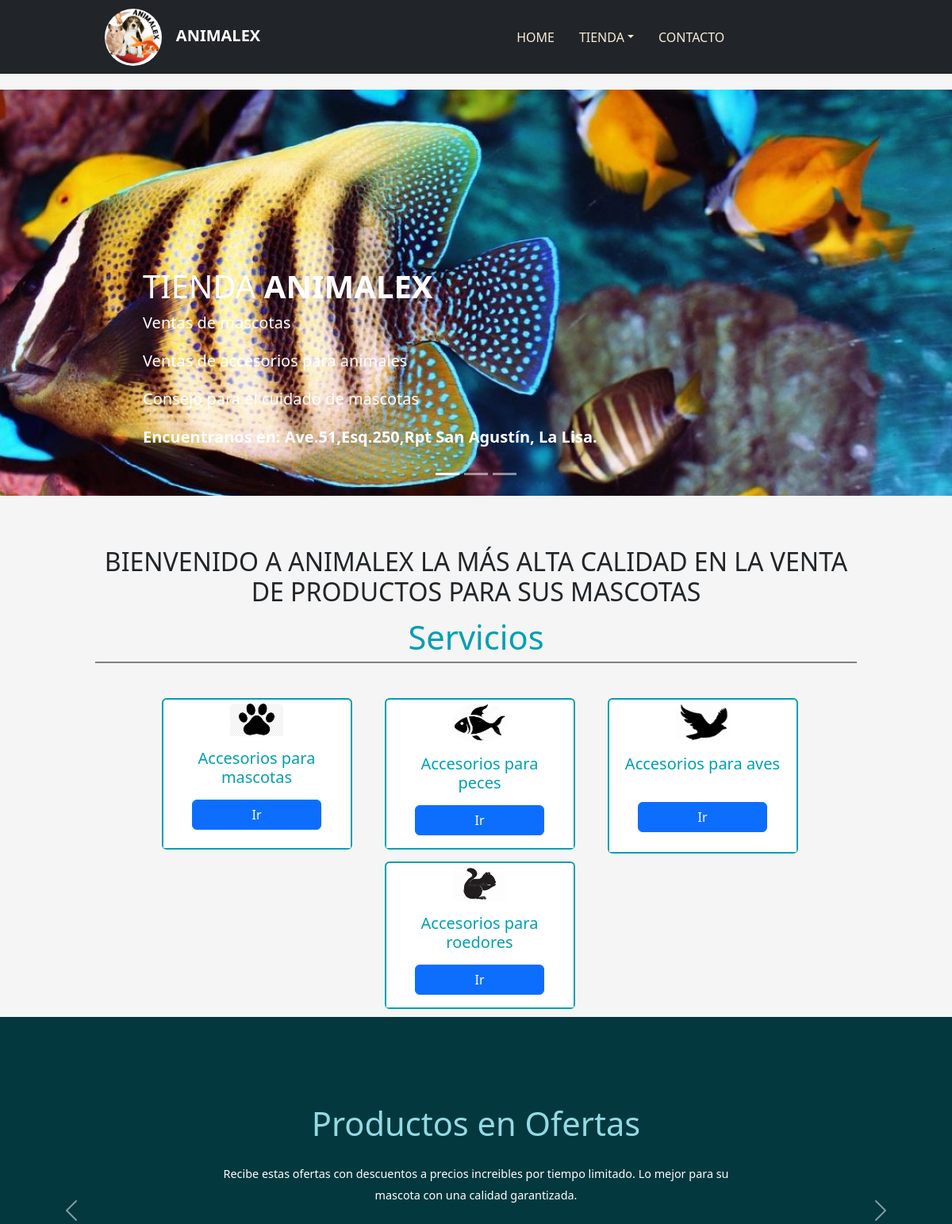
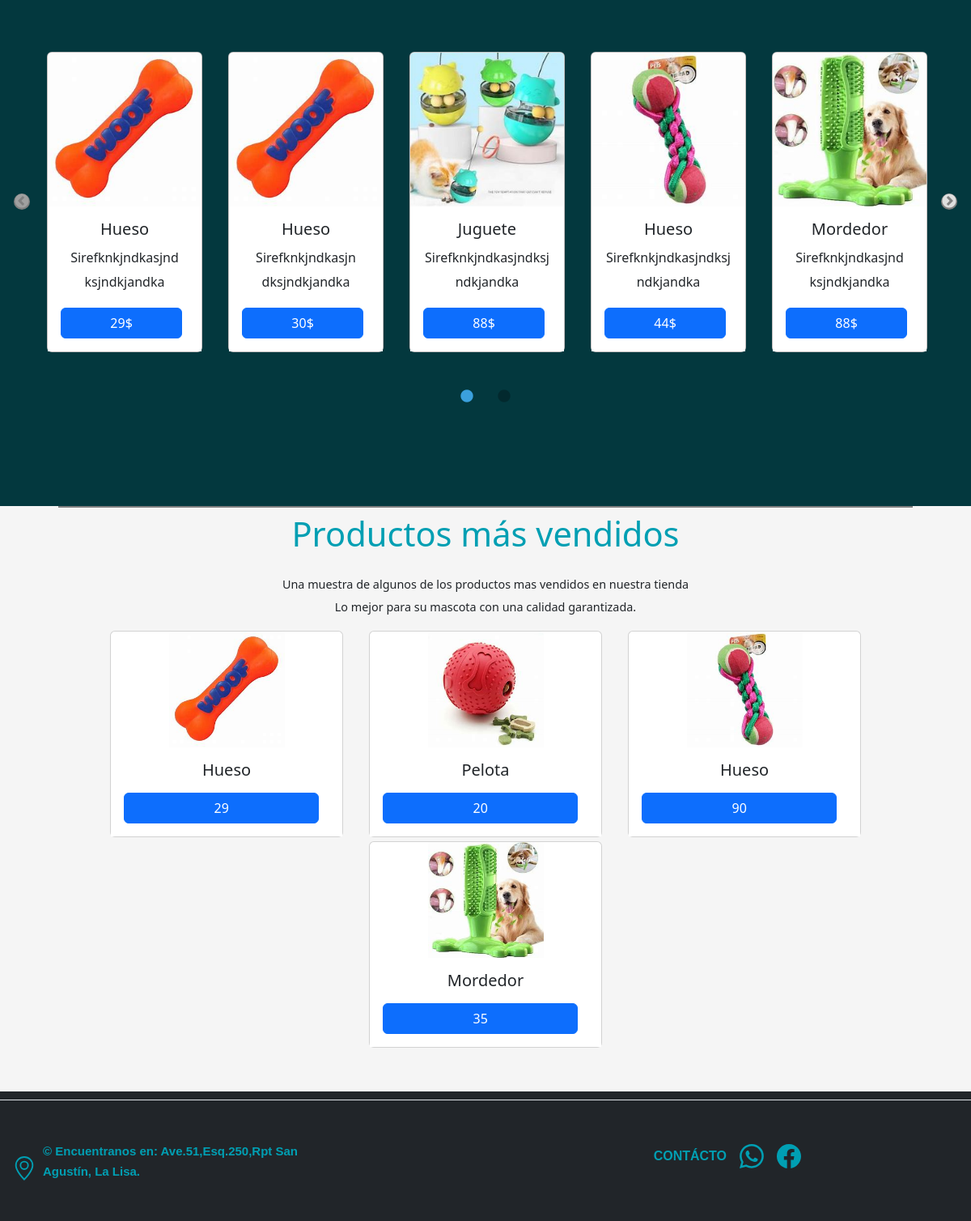
The page / on the database its author committed (2 pictures, top to bottom).
### PetShopApp/models.py (models this page shows, shortened)
class ProductosOfertas(models.Model):
    nombreProducto = models.CharField(max_length=30)
    descripcion = models.CharField(max_length=100,blank=True)
    precio = models.CharField(max_length=10)
    imagen = models.ImageField(upload_to='Fotos')
    class Meta:
        verbose_name = 'ProductosOfertas'

class ProductosMasVendidos(models.Model):
    nombreProducto = models.CharField(max_length=30)
    descripcion = models.CharField(max_length=100,blank=True)
    precio = models.CharField(max_length=10)
    imagen = models.ImageField(upload_to='Fotos')
    class Meta:
        verbose_name = 'ProductoMasVendidos'

### PetShop/views.py (the view)
# urls.py: 2. Add a URL to urlpatterns:  path('', Home.as_view(), name='home')
def Home(request):
    datosProductosOfertas = ProductosOfertas.objects.all()
    datosProductosMasVentas = ProductosMasVendidos.objects.all()
    return render(request,'index.html',{"datosProductosOfertas":datosProductosOfertas,"datosProductosMasVentas":datosProductosMasVentas})

### PetShopApp/templates/index.html (shortened to what this page needs)
{% extends 'base.html' %}
{% load static %}
{% block content %}
  <div id="myCarousel" class="carousel slide" data-bs-ride="carousel" style="margin-top: 0px;">
    <div class="carousel-indicators">
      <button type="button" data-bs-target="#myCarousel" data-bs-slide-to="0" class="active" aria-current="true" aria-label="Slide 1"></button>
      <button type="button" data-bs-target="#myCarousel" data-bs-slide-to="1" aria-label="Slide 2"></button>
      <button type="button" data-bs-target="#myCarousel" data-bs-slide-to="2" aria-label="Slide 3"></button>
    </div>
    <div class="carousel-inner">
      <div class="carousel-item active" >
        <svg class="bd-placeholder-img"  width="100%" height="100%" xmlns="http://www.w3.org/2000/svg" aria-hidden="true" preserveAspectRatio="xMidYMid slice" focusable="false"><rect width="100%" height="100%" fill="transparent" /></svg>
        <div class="container"  >
          <div class="carousel-caption text-start" >
            <h1 >TIENDA <b> ANIMALEX </b> </h1>
            <p>Ventas de mascotas</p>
            <p>Ventas de accesorios para animales</p>
            <p>Consejo para el cuidado de mascotas</p>
            <p class="colorM">Encuentranos en: Ave.51,Esq.250,Rpt San Agustín, La Lisa.</p>
          </div>
        </div>
      </div>
        </div>
      </div>
    <button class="carousel-control-prev" type="button" data-bs-target="#myCarousel" data-bs-slide="prev">
      <span class="carousel-control-prev-icon" aria-hidden="true"></span>
    </button>
    <button class="carousel-control-next" type="button" data-bs-target="#myCarousel" data-bs-slide="next">
      <span class="carousel-control-next-icon" aria-hidden="true"></span>
    </button>
  <div class="grid_12" style="width: 80%; margin: auto;" >
    <h2 style="text-align: center;" >BIENVENIDO A ANIMALEX <span> LA MÁS ALTA CALIDAD EN LA VENTA DE PRODUCTOS PARA SUS MASCOTAS</span></h2>
  </div>
  <div style="width: 80%;margin: auto;">
    <h3 class="tm-text-primary tm-section-title mb-4" style="color: #009fb3; text-align: center; padding: 5px 0px; border-bottom: 2px solid gray;" >Servicios</h3>
  </div>
  <div class="container-flex " style="padding-top:20px">
    <div class="card" style="width: 15rem; border:2px solid  #009fb3;margin-left: 25px;margin-bottom:15px;background-color:white;padding-top:5px;" >
      <img class="card-img-top" src="{% static 'img/logo mascota.jpg'%}" style="width: 28%; object-fit: cover; margin: auto;">
      <div class="card-body" style="text-align: center;">
        <h5 class="card-title" style="color: #009fb3;" >Accesorios para mascotas</h5>
        <a href="{% url 'PerrosGatos'%}" class="btn btn-primary" style="width:80%;">Ir</a>
      </div>
    </div>
    <div class="card" style="width: 15rem;border:2px solid  #009fb3;margin-left: 25px;margin-bottom:15px;background-color:white;padding-top:5px;">
      <img class="card-img-top" src="{% static 'img/pezCop.jpg'%}" alt="Card image cap" style="width: 28%; object-fit: cover; margin: auto;border-radius:90px;">
      <div class="card-body" style="text-align: center;">
        <h5 class="card-title" style="color: #009fb3;">Accesorios para peces</h5>
        <a href="{% url 'ProductosPeces'%}" class="btn btn-primary" style="width:80%;">Ir</a>
      </div>
    </div>
    <div class="card" style="width: 15rem;border:2px solid  #009fb3;margin-left: 25px;margin-bottom:10px;background-color:white;padding-top:5px;">
      <img class="card-img-top" src="{% static 'img/avvv.jpg'%}" style="width: 28%; object-fit: cover; margin: auto;border-radius:10px;backgound-color:white;" alt="Card image cap">
      <div class="card-body" style="text-align: center;">
        <h5 class="card-title" style="color: #009fb3;">Accesorios para aves</h5>
        <a href="{% url 'Aves'%}" class="btn btn-primary" style="width:80%; margin-top:20px;">Ir</a>
      </div>
    </div>
    <div class="card" style="width: 15rem;border:2px solid  #009fb3;margin-left: 25px;margin-bottom:10px;background-color:white;padding-top:5px;">
      <img class="card-img-top" src="{% static 'img/ardCop.jpg'%}" style="width: 28%; object-fit: cover; margin: auto;" alt="Card image cap">
      <div class="card-body" style="text-align: center;">
        <h5 class="card-title" style="color: #009fb3;">Accesorios para roedores</h5>
        <a href="{% url 'HamsterArdillas'%}" class="btn btn-primary" style="width:80%;">Ir</a>
      </div>
    </div>
  </div>
<section id="gallery" class="tm-section-pad-top" style="background-color: rgb(2, 133, 133);background-color: #03383e;;" >
  <div class="container tm-container-gallery">
    <div class="row">
      <div class="text-center col-12">
          <h3 class="tm-text-primary tm-section-title mb-4" style="color: #94dae4;">Productos en Ofertas</h3>
          <p class="mx-auto tm-section-desc" style="color: white;">
           Recibe estas ofertas con descuentos a precios increibles por tiempo limitado.
          <span> Lo mejor para su mascota con una calidad garantizada.</span>
          </p>
      </div>
    </div>
    <div class="row">
        <div class="col-12">
            <div class="mx-auto tm-gallery-container"  >
                <div class="grid tm-gallery ">
                  {% for datos in datosProductosOfertas %}
                  <div class="card" style="width: 18rem;">
                    <img class="card-img-top" src="{{datos.imagen.url}}" alt="Card image cap">
                    <div class="card-body">
                      <h5 class="card-title" style="text-align: center;">{{datos.nombreProducto}}</h5>
                      <p class="card-text" style="text-align: center;">{{datos.descripcion}}</p>
                      <a href="#" class="btn btn-primary" style="width: 95%;margin:auto;">{{datos.precio}}$</a>
                    </div>
                  </div>
                  {% endfor %}
                </div>
            </div>
        </div>
      </div>
  </div>
</section>
<div class="row" style="width: 90%;margin: auto;">
  <div class="text-center col-12">
      <h3 class="tm-text-primary tm-section-title mb-4" style="color: #009fb3; border-top: 2px solid gray;
      padding-top: 8px;">Productos más vendidos</h3>
      <p class="mx-auto tm-section-desc">
       Una muestra de algunos de los productos mas vendidos en nuestra tienda
       <br>
      <span> Lo mejor para su mascota con una calidad garantizada.</span>
      </p>
  </div>
</div>
 <div class="moreVentas-flex" >
   {% for datos1 in datosProductosMasVentas %}
        <div class="card" style="width: 18rem;margin-bottom:5px; background-color:white;">
          <img class="card-img-top" src="{{datos1.imagen.url}}" alt="Card image cap " style="object-fit: cover;width: 50%;margin: auto; ">
          <div class="card-body">
            <h5 class="card-title" style="text-align: center;">{{datos1.nombreProducto}}</h5>
            <a href="#" class="btn btn-primary" style="width: 95%;margin:auto;">{{datos1.precio}}</a>
          </div>
        </div>
   {% endfor %}
 </div>
{% endblock %}

### PetShopApp/templates/base.html (shortened to what this page needs)
{% load static %}
<!doctype html>
<html lang="en">
  <head>
    <link href="{% static 'assets/dist/css/bootstrap.min.css'%}" rel="stylesheet">
    <link href="{% static 'navbar.css'%}" rel="stylesheet">
    <link href="{% static 'css/carousel.css'%}" rel="stylesheet">
    <link rel="stylesheet" href="{% static 'fontawesome-5.5/css/all.min.css'%}" />
    <link rel="stylesheet" href="{% static 'slick/slick.css'%}">
    <link rel="stylesheet" href="{% static 'slick/slick-theme.css'%}">
    <link rel="stylesheet" href="{% static 'magnific-popup/magnific-popup.css'%}">
    <link rel="stylesheet" href="{% static 'css/bootstrap.min.css'%}" />
    <link rel="stylesheet" href="{% static 'css/tooplate-infinite-loop.css'%}" />
    <link rel="stylesheet" href="{% static 'css/bootstrap.min.css'%}">
    <link rel="stylesheet" href="{% static 'css/camera.css'%}">
  </head>
  <body>
  <nav class="navbar navbar-expand-sm navbar-dark bg-dark" aria-label="Third navbar example" style="height: 93px;z-index: 3333; position: relative; width: 100%;">
    <div class="container-fluid" style="margin-left: 10%;" >
      <a class="navbar-brand" href="#"><img src="{% static 'img/logoo.jpg'%}" alt="" style="object-fit: cover;width:72px ;height: 72px;border-radius: 90px;margin-right: 10%;">ANIMALEX</a>
      <div class="collapse navbar-collapse" id="navbarsExample03"  style="margin-left: 30%;">
        <ul class="navbar-nav me-auto mb-2 mb-sm-0">
          <li class="nav-item">
            <a class="nav-link active" aria-current="page" href="{% url 'Home' %}" style="margin-right: 15px;color:antiquewhite">HOME</a>
          </li>
          <li class="nav-item dropdown">
            <a class="nav-link dropdown-toggle" href="#" data-bs-toggle="dropdown" aria-expanded="false" style="margin-right: 15px;color: antiquewhite;background-color:#34343702;">TIENDA</a>
          </li>
          <li class="nav-item">
            <a class="nav-link" href="{% url 'Contacto'%}" style="margin-right: 15px;color: antiquewhite;">CONTACTO</a>
          </li>
        </ul>
      </div>
    </div>
  </nav>
    {% block content %}
    {% endblock %}
<footer class="d-flex flex-wrap justify-content-between align-items-center py-3 my-4 border-top" style="height: 150px;background-color: #212529;outline: 10px solid  #212529;position: relative;top: 35px;padding: 15px; padding-bottom: 20px;maring-bottom:0px">
  <div class="col-md-4 d-flex align-items-center">
    <a href="/" class="mb-3 me-2 mb-md-0 text-muted text-decoration-none lh-1" style="margin:auto ;">
    </a>
    <span class="mb-3 mb-md-0 text-muted" > <b style="color: #009fb3; font-size: 15px;font-family:arial;">&copy; Encuentranos en: Ave.51,Esq.250,Rpt San Agustín, La Lisa.</b></span>
  </div>
  <ul class="nav col-md-4 justify-content-end list-unstyled d-flex" style="margin:auto;padding-bottom: 10px;">
    <p style="color:#009fb3;margin:0px;font-weight:bold;font-family:arial">CONTÁCTO</p>
    <li class="ms-3"><a class="text-muted" href="#"></a></li>
    <li class="ms-3"><a class="text-muted" href="#">
      </a></li>
  </ul>
</footer>
  </body>
</html>

### PetShopApp/static/css/navbar.css (style rules this page uses)
body { padding-bottom: 20px; }
.navbar { margin-bottom: 20px; }

### PetShopApp/static/css/carousel.css (style rules this page uses)
body { padding-top: 3rem; padding-bottom: 3rem; color: #5a5a5a; }
.carousel { margin-bottom: 4rem; }
.carousel-caption { bottom: 3rem; z-index: 10; }
.carousel-item { height: 32rem; }
@media (min-width: 40em) { .carousel-caption p { margin-bottom: 1.25rem; font-size: 1.25rem; line-height: 1.4; } }

### PetShopApp/static/css/tooplate-infinite-loop.css (style rules this page uses)
body { font-family: "Raleway", sans-serif; font-size: 1.2em; color: #707070; margin: 0; padding: 0; overflow-x: hidden; }
a { transition: all 0.3s ease; color: #38B; }
.btn { padding: 8px 32px; }
.tm-section-pad-top { padding-top: 80px; padding-bottom: 40px; }
.tm-text-primary { color: #37A; }
.navbar-brand { color: white; font-size: 1.4rem; font-weight: bold; }
.nav-item { list-style: none; }
.tm-section-title { font-size: 2.6rem; font-weight: normal; }
.tm-section-desc { max-width: 650px; width: 100%; font-size: 0.9rem; }
.tm-gallery-container { padding-top: 70px; padding-bottom: 120px; }
.tm-container-gallery { padding-top: 30px; }
::placeholder { color: white; opacity: 1; }
p { line-height: 1.9; }
@media (min-width: 1200px) { .container { max-width: 1275px; } }
@media (min-width: 1200px) { .tm-container-gallery { max-width: 1290px; } }

### rows shown on the page
ProductosOfertas: imagen (picture), nombreProducto "Hueso", descripcion "Sirefknkjndkasjnd ksjndkjandka", precio "29"
ProductosOfertas: imagen (picture), nombreProducto "Hueso", descripcion "Sirefknkjndkasjn dksjndkjandka", precio "30"
ProductosOfertas: imagen (picture), nombreProducto "Juguete", descripcion "Sirefknkjndkasjndksjndkjandka", precio "88"
ProductosOfertas: imagen (picture), nombreProducto "Hueso", descripcion "Sirefknkjndkasjndksjndkjandka", precio "44"
ProductosOfertas: imagen (picture), nombreProducto "Mordedor", descripcion "Sirefknkjndkasjnd ksjndkjandka", precio "88"
ProductosMasVendidos: imagen (picture), nombreProducto "Hueso", precio "29"
ProductosMasVendidos: imagen (picture), nombreProducto "Pelota", precio "20"
ProductosMasVendidos: imagen (picture), nombreProducto "Hueso", precio "90"
ProductosMasVendidos: imagen (picture), nombreProducto "Mordedor", precio "35"
